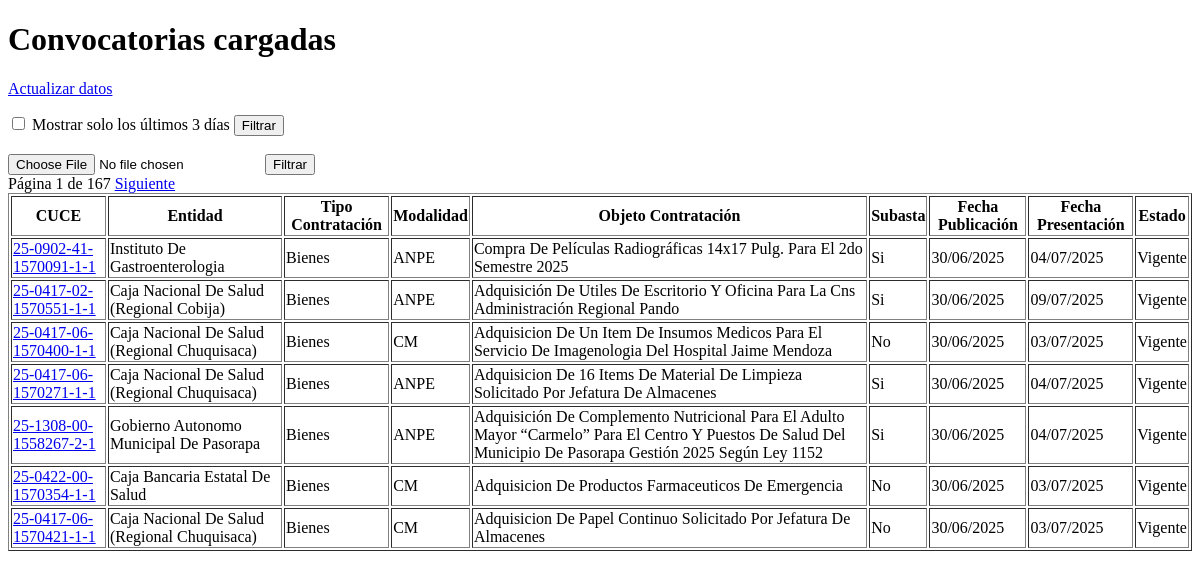
Before: / with the older database file.
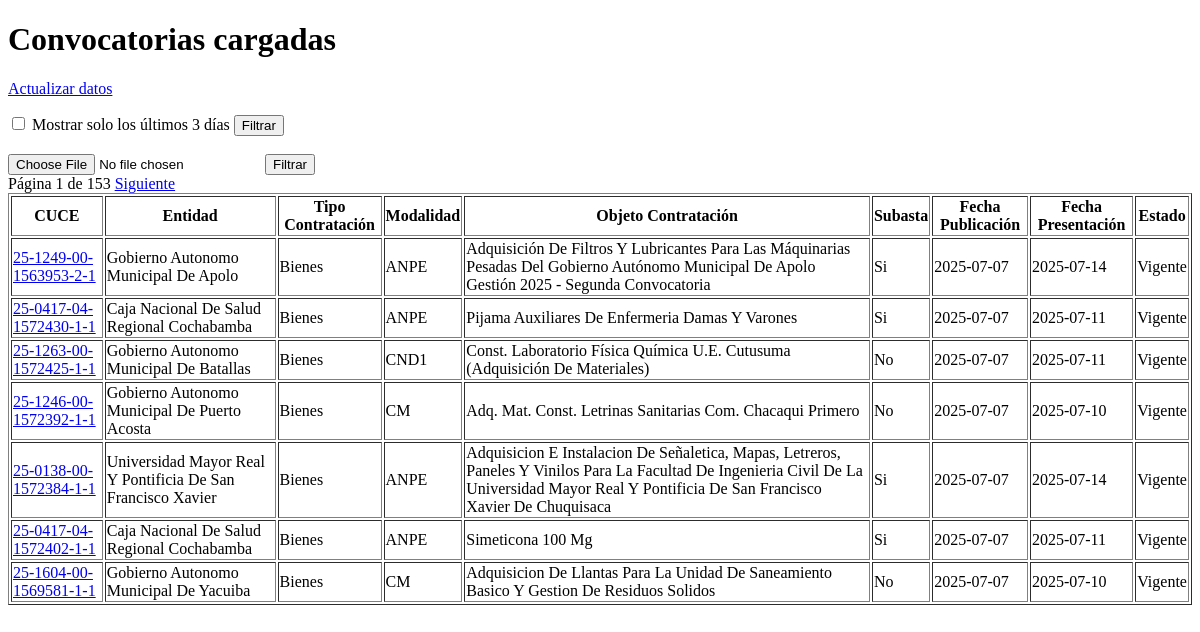
After: the same page with the newer database file.
### tables this page shows
CREATE TABLE convocatorias (
                id INTEGER PRIMARY KEY AUTOINCREMENT,
                cuce TEXT NOT NULL UNIQUE,
                entidad TEXT,
                tipo_contratacion TEXT,
                modalidad TEXT,
                objeto_contratacion TEXT,
                subasta TEXT,
                fecha_publicacion TEXT,
                fecha_presentacion TEXT,
                estado TEXT
            );

### app.py (the view)
@app.route("/", methods=["GET", "POST"])
def index():
    page = request.args.get("page", default=1, type=int)
    mostrar_ultimos = request.args.get("ultimos_dias") == "true"
    per_page = 7
    offset = (page - 1) * per_page
    conn = sqlite3.connect("convocatorias.db")
    cursor = conn.cursor()
    if mostrar_ultimos:
        hace_3_dias = (datetime.now() - timedelta(days=3)).strftime("%Y-%m-%d")
        cursor.execute("""
            SELECT COUNT(*) FROM convocatorias
            WHERE tipo_contratacion = 'Bienes'
            AND fecha_publicacion >= ?
        """, (hace_3_dias,))
        total = cursor.fetchone()[0]
        cursor.execute("""
            SELECT * FROM convocatorias
            WHERE tipo_contratacion = 'Bienes'
            AND fecha_publicacion >= ?
            ORDER BY fecha_publicacion DESC
            LIMIT ? OFFSET ?
        """, (hace_3_dias, per_page, offset))
    else:
        cursor.execute("""
            SELECT COUNT(*) FROM convocatorias
            WHERE tipo_contratacion = 'Bienes'
        """)
        total = cursor.fetchone()[0]
        cursor.execute("""
            SELECT * FROM convocatorias
            WHERE tipo_contratacion = 'Bienes'
            ORDER BY fecha_publicacion DESC
            LIMIT ? OFFSET ?
        """, (per_page, offset))
    datos = cursor.fetchall()
    conn.close()
    total_pages = (total + per_page - 1) // per_page
    return render_template("index.html",
                           convocatorias=datos,
                           page=page,
                           total_pages=total_pages,
                           mostrar_ultimos=mostrar_ultimos,
                           palabras_clave=[])

### templates/index.html (shortened to what this page needs)
<!DOCTYPE html>
<html lang="es">
<head>
</head>
<body>
  <h1>Convocatorias cargadas</h1>
  <p><a href="/scrapear">Actualizar datos</a></p>
  <form method="GET" action="/" enctype="multipart/form-data">
      <label>
        <input type="checkbox" name="ultimos_dias" value="true" {% if mostrar_ultimos %}checked{% endif %}>
        Mostrar solo los últimos 3 días
        <button type="submit">Filtrar</button>
      </label>
      <br><br>
  </form>
  <form method="POST" action="/filtrar_excel" enctype="multipart/form-data">
  <input type="file" name="archivo_excel" accept=".xlsx" required>
  <button type="submit">Filtrar</button>
</form>
   <div>
Página {{ page }} de {{ total_pages }}
{% if page < total_pages %}
  {% if palabras_query %}
    <a href="{{ url_for('filtrar_excel', page=page+1, palabras=palabras_query, ultimos_dias='true' if mostrar_ultimos else 'false') }}">Siguiente</a>
  {% else %}
    <a href="{{ url_for('index', page=page+1, ultimos_dias='true' if mostrar_ultimos else None) }}">Siguiente</a>
  {% endif %}
{% endif %}
</div>
  <table border="1">
    <thead>
      <tr>
        <th>CUCE</th>
        <th>Entidad</th>
        <th>Tipo Contratación</th>
        <th>Modalidad</th>
        <th>Objeto Contratación</th>
        <th>Subasta</th>
        <th>Fecha Publicación</th>
        <th>Fecha Presentación</th>
        <th>Estado</th>
      </tr>
    </thead>
    <tbody>
      {% for c in convocatorias %}
      <tr>
        <td><a href="/buscando/{{ c[1] }}">{{ c[1] }}</a></td>
        <td>{{ c[2] }}</td>
        <td>{{ c[3] }}</td>
        <td>{{ c[4] }}</td>
        <td>{{ c[5] | safe }}</td>
        <td>{{ c[6] }}</td>
        <td>{{ c[7] }}</td>
        <td>{{ c[8] }}</td>
        <td>{{ c[9] }}</td>
      </tr>
      {% endfor %}
    </tbody>
  </table>
</body>
</html>

Changed rows visible on the page:
no longer on this page (row edited): convocatorias: cuce "25-0902-41-1570091-1-1", entidad "Instituto De Gastroenterologia", tipo_contratacion "Bienes", modalidad "ANPE", objeto_contratacion "Compra De Películas Radiográficas 14x17 Pulg. Para El 2do Semestre 2025", subasta "Si", fecha_publicacion "30/06/2025", fecha_presentacion "04/07/2025", estado "Vigente"
no longer on this page (row edited): convocatorias: cuce "25-0417-02-1570551-1-1", entidad "Caja Nacional De Salud (Regional Cobija)", tipo_contratacion "Bienes", modalidad "ANPE", objeto_contratacion "Adquisición De Utiles De Escritorio Y Oficina Para La Cns Administración Regional Pando", subasta "Si", fecha_publicacion "30/06/2025", fecha_presentacion "09/07/2025", estado "Vigente"
no longer on this page (row edited): convocatorias: cuce "25-0417-06-1570400-1-1", entidad "Caja Nacional De Salud (Regional Chuquisaca)", tipo_contratacion "Bienes", modalidad "CM", objeto_contratacion "Adquisicion De Un Item De Insumos Medicos Para El Servicio De Imagenologia Del Hospital Jaime Mendoza", subasta "No", fecha_publicacion "30/06/2025", fecha_presentacion "03/07/2025", estado "Vigente"
no longer on this page (row edited): convocatorias: cuce "25-0417-06-1570271-1-1", entidad "Caja Nacional De Salud (Regional Chuquisaca)", tipo_contratacion "Bienes", modalidad "ANPE", objeto_contratacion "Adquisicion De 16 Items De Material De Limpieza Solicitado Por Jefatura De Almacenes", subasta "Si", fecha_publicacion "30/06/2025", fecha_presentacion "04/07/2025", estado "Vigente"
no longer on this page (row edited): convocatorias: cuce "25-1308-00-1558267-2-1", entidad "Gobierno Autonomo Municipal De Pasorapa", tipo_contratacion "Bienes", modalidad "ANPE", objeto_contratacion "Adquisición De Complemento Nutricional Para El Adulto Mayor “Carmelo” Para El Centro Y Puestos De Salud Del Municipio De Pasorapa Gestión 2025 Según Ley 1152", subasta "Si", fecha_publicacion "30/06/2025", fecha_presentacion "04/07/2025", estado "Vigente"
no longer on this page (row edited): convocatorias: cuce "25-0422-00-1570354-1-1", entidad "Caja Bancaria Estatal De Salud", tipo_contratacion "Bienes", modalidad "CM", objeto_contratacion "Adquisicion De Productos Farmaceuticos De Emergencia", subasta "No", fecha_publicacion "30/06/2025", fecha_presentacion "03/07/2025", estado "Vigente"
no longer on this page (row edited): convocatorias: cuce "25-0417-06-1570421-1-1", entidad "Caja Nacional De Salud (Regional Chuquisaca)", tipo_contratacion "Bienes", modalidad "CM", objeto_contratacion "Adquisicion De Papel Continuo Solicitado Por Jefatura De Almacenes", subasta "No", fecha_publicacion "30/06/2025", fecha_presentacion "03/07/2025", estado "Vigente"
now on this page (row edited): convocatorias: cuce "25-1249-00-1563953-2-1", entidad "Gobierno Autonomo Municipal De Apolo", tipo_contratacion "Bienes", modalidad "ANPE", objeto_contratacion "Adquisición De Filtros Y Lubricantes Para Las Máquinarias Pesadas Del Gobierno Autónomo Municipal De Apolo Gestión 2025 - Segunda Convocatoria", subasta "Si", fecha_publicacion "2025-07-07", fecha_presentacion "2025-07-14", estado "Vigente"
now on this page (row edited): convocatorias: cuce "25-0417-04-1572430-1-1", entidad "Caja Nacional De Salud Regional Cochabamba", tipo_contratacion "Bienes", modalidad "ANPE", objeto_contratacion "Pijama Auxiliares De Enfermeria Damas Y Varones", subasta "Si", fecha_publicacion "2025-07-07", fecha_presentacion "2025-07-11", estado "Vigente"
now on this page (row edited): convocatorias: cuce "25-1263-00-1572425-1-1", entidad "Gobierno Autonomo Municipal De Batallas", tipo_contratacion "Bienes", modalidad "CND1", objeto_contratacion "Const. Laboratorio Física Química U.E. Cutusuma (Adquisición De Materiales)", subasta "No", fecha_publicacion "2025-07-07", fecha_presentacion "2025-07-11", estado "Vigente"
now on this page (row edited): convocatorias: cuce "25-1246-00-1572392-1-1", entidad "Gobierno Autonomo Municipal De Puerto Acosta", tipo_contratacion "Bienes", modalidad "CM", objeto_contratacion "Adq. Mat. Const. Letrinas Sanitarias Com. Chacaqui Primero", subasta "No", fecha_publicacion "2025-07-07", fecha_presentacion "2025-07-10", estado "Vigente"
now on this page (row edited): convocatorias: cuce "25-0138-00-1572384-1-1", entidad "Universidad Mayor Real Y Pontificia De San Francisco Xavier", tipo_contratacion "Bienes", modalidad "ANPE", objeto_contratacion "Adquisicion E Instalacion De Señaletica, Mapas, Letreros, Paneles Y Vinilos Para La Facultad De Ingenieria Civil De La Universidad Mayor Real Y Pontificia De San Francisco Xavier De Chuquisaca", subasta "Si", fecha_publicacion "2025-07-07", fecha_presentacion "2025-07-14", estado "Vigente"
now on this page (row edited): convocatorias: cuce "25-0417-04-1572402-1-1", entidad "Caja Nacional De Salud Regional Cochabamba", tipo_contratacion "Bienes", modalidad "ANPE", objeto_contratacion "Simeticona 100 Mg", subasta "Si", fecha_publicacion "2025-07-07", fecha_presentacion "2025-07-11", estado "Vigente"
now on this page (row edited): convocatorias: cuce "25-1604-00-1569581-1-1", entidad "Gobierno Autonomo Municipal De Yacuiba", tipo_contratacion "Bienes", modalidad "CM", objeto_contratacion "Adquisicion De Llantas Para La Unidad De Saneamiento Basico Y Gestion De Residuos Solidos", subasta "No", fecha_publicacion "2025-07-07", fecha_presentacion "2025-07-10", estado "Vigente"
Other visible differences:
{{ total_pages }}: "167" → "153"
